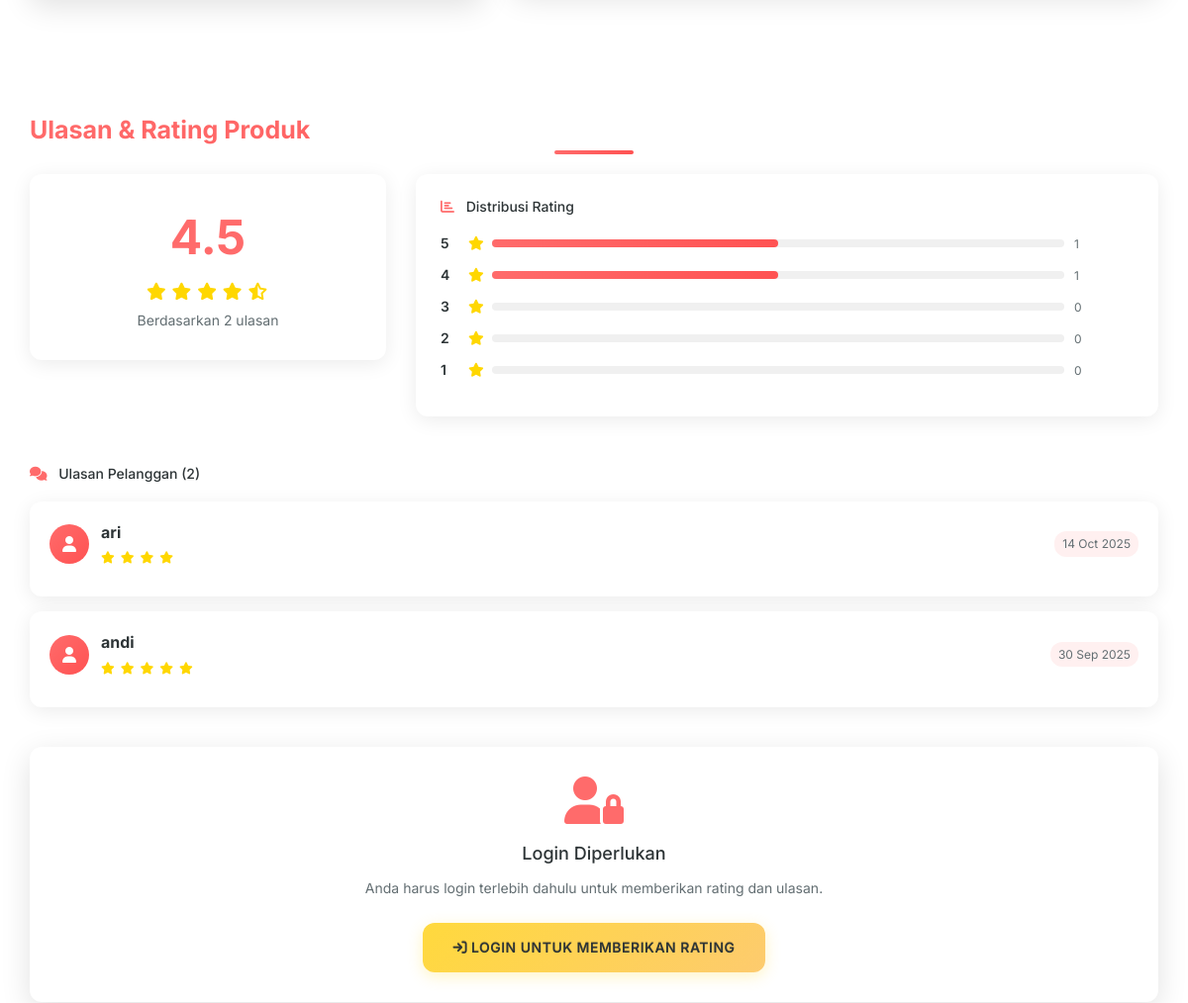
Page /detail_produk.php?produk=P0001 (middle part) on the earlier database version.
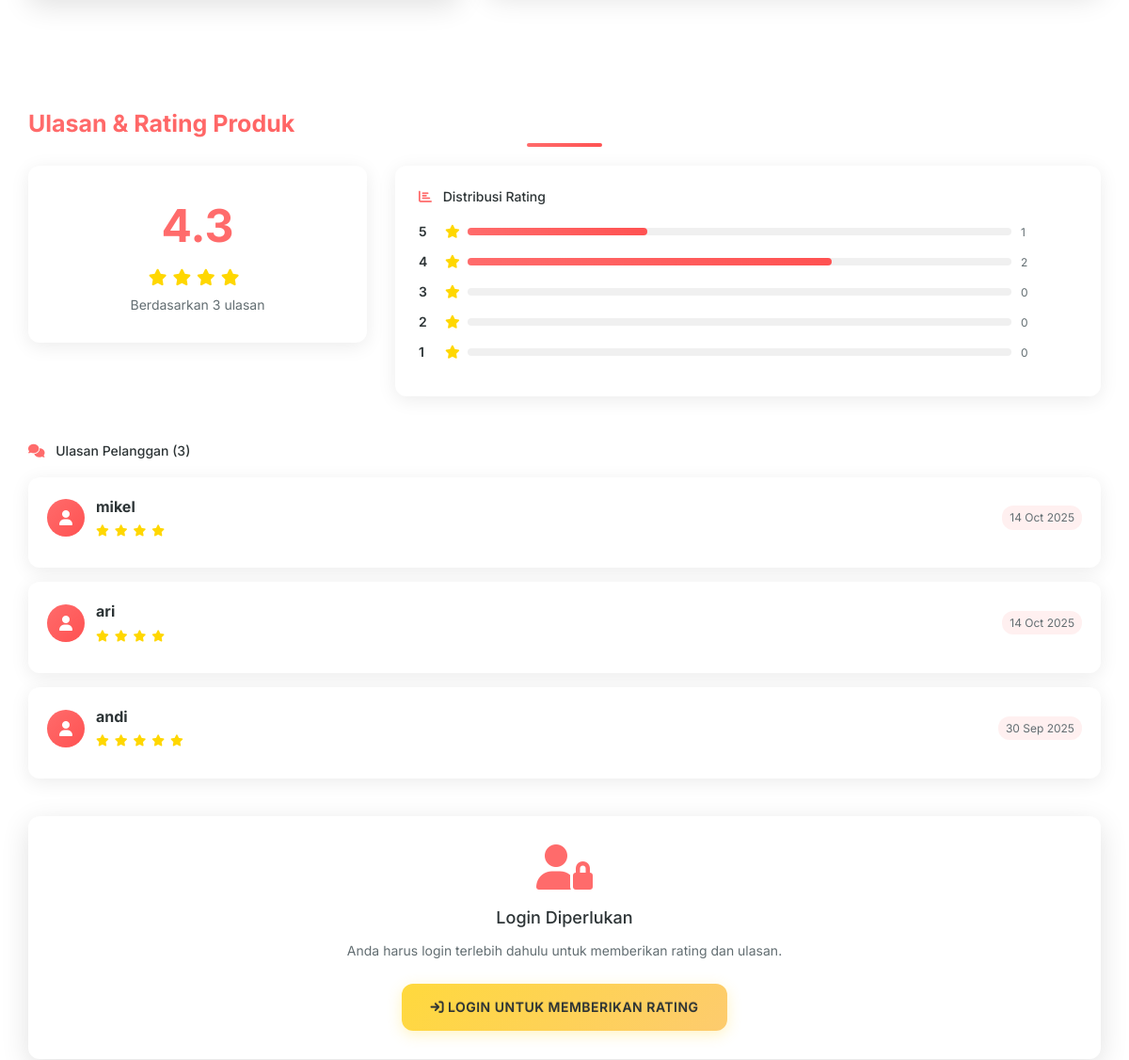
Same page on the later database version.
### tables this page shows
CREATE TABLE `review` (
  `id_review` int(11) NOT NULL AUTO_INCREMENT,
  `kode_produk` varchar(100) NOT NULL,
  `kode_customer` varchar(100) NOT NULL,
  `rating` tinyint(1) NOT NULL,
  `tanggal` datetime NOT NULL,
  PRIMARY KEY (`id_review`),
  UNIQUE KEY `uniq_review_customer_product` (`kode_produk`,`kode_customer`),
  KEY `idx_review_produk` (`kode_produk`),
  KEY `idx_review_customer` (`kode_customer`)
);

CREATE TABLE `customer` (
  `kode_customer` varchar(100) NOT NULL,
  `nama` varchar(100) NOT NULL,
  `email` varchar(100) NOT NULL,
  `username` varchar(100) NOT NULL,
  `password` varchar(100) NOT NULL,
  `telp` varchar(200) NOT NULL,
  PRIMARY KEY (`kode_customer`)
);

### detail_produk.php (the view, shortened to what the changed rows need)
<?php
include 'header.php';
$kode = mysqli_real_escape_string($conn,$_GET['produk']);
?>
<div class="container" style="padding: 60px 15px 100px;">
    <?php
    $avgQ = mysqli_query($conn, "SELECT AVG(rating) as avg_rating, COUNT(*) as total FROM review WHERE kode_produk = '$kode'");
    $avg = mysqli_fetch_assoc($avgQ);
    $avg_rating = $avg && $avg['avg_rating'] ? round($avg['avg_rating'], 1) : 0;
    $total_review = $avg && $avg['total'] ? (int)$avg['total'] : 0;
    ?>
    <div class="row" style="margin-top: 40px;">
        <div class="col-md-12">
            <div class="row">
                <div class="col-md-4">
                    <div class="thumbnail" style="padding: 30px; text-align: center; border: none; box-shadow: var(--shadow-light);">
                        <div style="font-size: 48px; font-weight: 700; color: var(--accent-color); margin-bottom: 10px;">
                            <?= $avg_rating; ?>
                        </div>
                        <div style="margin-bottom: 10px;">
                        </div>
                        <div style="color: var(--text-light); font-size: 14px;">
                            Berdasarkan <?= $total_review; ?> ulasan
                        </div>
                    </div>
                </div>
                <div class="col-md-8">
                    <div class="thumbnail" style="padding: 25px; border: none; box-shadow: var(--shadow-light);">
                        <?php
                        $rating_dist = array();
                        for($i=5; $i>=1; $i--){
                            $distQ = mysqli_query($conn, "SELECT COUNT(*) as count FROM review WHERE kode_produk = '$kode' AND rating = $i");
                            $dist = mysqli_fetch_assoc($distQ);
                            $count = $dist ? (int)$dist['count'] : 0;
                            $percentage = $total_review > 0 ? round(($count / $total_review) * 100) : 0;
                            $rating_dist[$i] = array('count' => $count, 'percentage' => $percentage);
                        }
                        ?>
                        <?php for($i=5; $i>=1; $i--): ?>
                        <div style="display: flex; align-items: center; margin-bottom: 12px;">
                            <span style="width: 20px; font-weight: 600; color: var(--text-dark);"><?= $i ?></span>
                            <i class="fa fa-star" style="color: #ffd700; margin: 0 8px;"></i>
                            <div style="flex: 1; background: #f0f0f0; height: 8px; border-radius: 4px; margin-right: 10px; position: relative;">
                                <div style="width: <?= $rating_dist[$i]['percentage'] ?>%; background: linear-gradient(90deg, var(--accent-color), var(--accent-hover)); height: 100%; border-radius: 4px; transition: width 0.5s ease;"></div>
                            </div>
                            <span style="width: 60px; font-size: 12px; color: var(--text-light);"><?= $rating_dist[$i]['count'] ?></span>
                        </div>
                        <?php endfor; ?>
                    </div>
                </div>
            </div>
            <div style="margin-top: 30px;">
                <h5 style="color: var(--text-dark); margin-bottom: 20px;">
                    <i class="fa fa-comments" style="color: var(--accent-color); margin-right: 8px;"></i>
                    Ulasan Pelanggan (<?= $total_review ?>)
                </h5>
                <?php
                $revQ = mysqli_query($conn, "SELECT r.id_review, r.rating, r.tanggal, c.nama FROM review r JOIN customer c ON c.kode_customer = r.kode_customer WHERE r.kode_produk = '$kode' ORDER BY r.tanggal DESC LIMIT 10");
                if(mysqli_num_rows($revQ) > 0){
                    while($rv = mysqli_fetch_assoc($revQ)){
                        ?>
                        <div id="review-<?= (int)$rv['id_review']; ?>" class="thumbnail" style="padding: 20px; margin-bottom: 15px; border: none; box-shadow: var(--shadow-light);">
                            <div style="display: flex; justify-content: space-between; align-items: center; margin-bottom: 10px;">
                                <div style="display: flex; align-items: center;">
                                    <div style="width: 40px; height: 40px; background: linear-gradient(135deg, var(--accent-color), var(--accent-hover)); border-radius: 50%; display: flex; align-items: center; justify-content: center; margin-right: 12px;">
                                        <i class="fa fa-user" style="color: white; font-size: 16px;"></i>
                                    </div>
                                    <div>
                                        <strong style="color: var(--text-dark); font-size: 16px;"><?= htmlspecialchars($rv['nama']); ?></strong>
                                        <div style="margin-top: 4px;">
                                        </div>
                                    </div>
                                </div>
                                <span style="font-size: 12px; color: var(--text-light); background: rgba(255, 107, 107, 0.1); padding: 4px 8px; border-radius: 12px;">
                                    <?= date('d M Y', strtotime($rv['tanggal'])); ?>
                                </span>
                            </div>
                        </div>
                        <?php
                    }
                }
                ?>
            </div>
        </div>
    </div>
</div>
<?php
include 'footer.php';
?>

Differences in the rows shown:
added review: kode_customer.nama "mikel", tanggal "14 Oct 2025"
Other differences:
$avg_rating: "4.5" → "4.3"
$total_review: "2" → "3"
$rating_dist[$i]['percentage']: 50 → 33 (drawn)
new list line: "4 2"
list line gone: "4 1"
